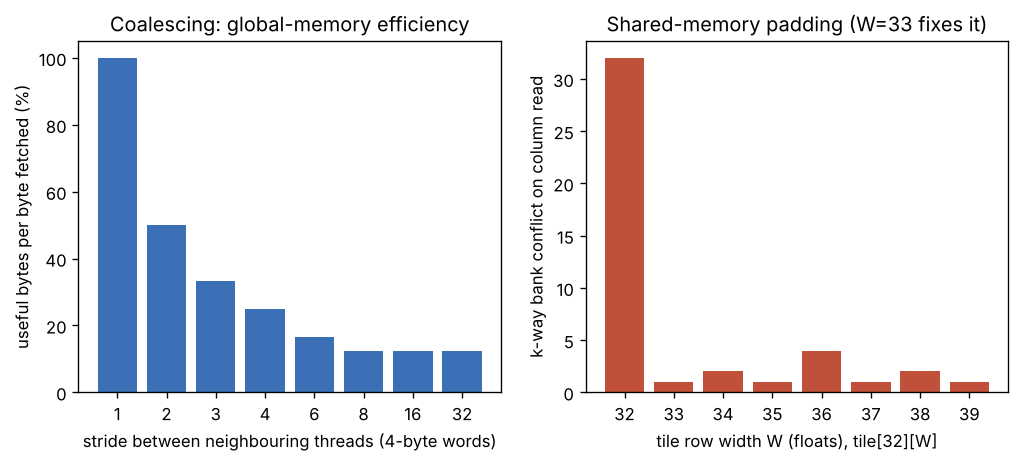

This chart was generated by the following Python code:
import numpy as np
import matplotlib
matplotlib.use("Agg")
import matplotlib.pyplot as plt

np.random.seed(42)
# Stride s (in 4-byte words): a warp's 32 loads touch distinct 32-byte sectors.
strides = np.array([1, 2, 3, 4, 6, 8, 16, 32])
eff = []
for s in strides:
    sectors = len({(s * i) // 8 for i in range(32)})   # 4*s*i bytes / 32 B
    eff.append(128.0 / (32 * sectors) * 100)
eff = np.array(eff)

# Bank conflict degree for column read of a [32][W] float tile.
widths = np.arange(32, 40)
deg = []
for W in widths:
    banks = [(i * W) % 32 for i in range(32)]
    deg.append(max(banks.count(b) for b in set(banks)))

fig, ax = plt.subplots(1, 2, figsize=(10, 3.8))
ax[0].bar([str(s) for s in strides], eff, color="#3b6fb6")
ax[0].set_xlabel("stride between neighbouring threads (4-byte words)")
ax[0].set_ylabel("useful bytes per byte fetched (%)")
ax[0].set_title("Coalescing: global-memory efficiency")
ax[1].bar([str(w) for w in widths], deg, color="#c0503a")
ax[1].set_xlabel("tile row width W (floats), tile[32][W]")
ax[1].set_ylabel("k-way bank conflict on column read")
ax[1].set_title("Shared-memory padding (W=33 fixes it)")
plt.savefig("graph_DAY_160.png", dpi=120, bbox_inches="tight")
